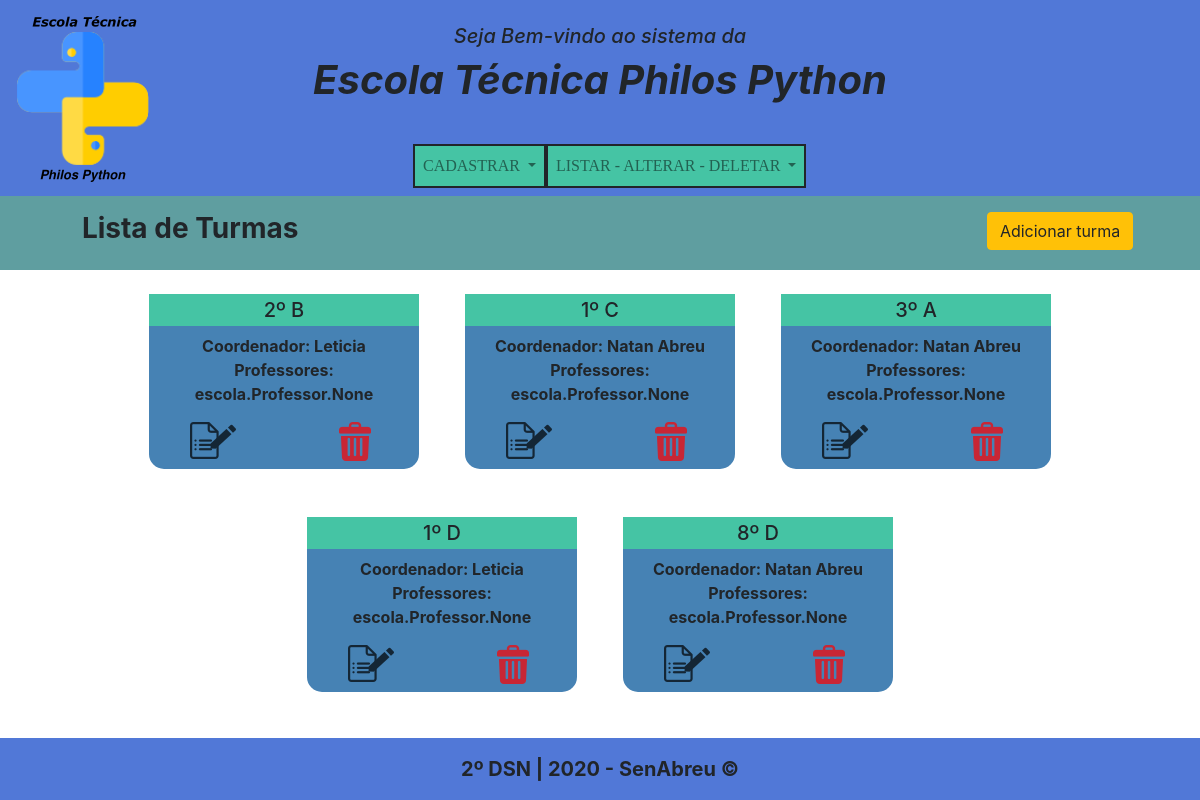
The page /listaTurma/ on the database its author committed.
### escola/models.py (models this page shows, shortened)
class Turma(models.Model):
    ID_Turma = models.AutoField(primary_key=True)
    letra_da_turma = models.CharField(max_length=45)
    Coordenador = models.ForeignKey(Coordenador, on_delete=models.CASCADE)
    Professores = models.ManyToManyField(Professor)
    class Meta:
        db_table = 'turma'

class Coordenador(models.Model):
    ID_Coordenador = models.AutoField(primary_key=True)
    Funcionario = models.ForeignKey(Funcionario, on_delete=models.CASCADE)
    class Meta:
        db_table = 'coordenador'
    def __str__(self):
        return self.Funcionario.nome_do_funcionario

class Funcionario(models.Model):
    ID_Funcionario = models.AutoField(primary_key=True)
    nome_do_funcionario = models.CharField(max_length=45)
    data_de_nascimento = models.DateField()
    cpf = models.CharField(max_length=45)
    rg = models.CharField(max_length=45)
    telefone = models.CharField(max_length=45)
    salario = models.DecimalField(max_digits=7, decimal_places=2)
    class Meta:
        db_table = 'funcionario'

### escola/views.py (the view)
# urls.py: path('listaTurma/', listaturma, name="url_listagemTurma"),
def listaturma(request):
    data = {}
    data["Turma"] = Turma.objects.all()
    return render(request, "Turma/listaTurma.html", data)

### escola/templates/Turma/listaTurma.html (shortened to what this page needs)
<!DOCTYPE html>
<html lang="pt-br">
    <head>
        <link rel="stylesheet" href="https://stackpath.bootstrapcdn.com/bootstrap/4.1.3/css/bootstrap.min.css"
>
        {% load static %}
        <link rel="stylesheet" href="{% static '../static/estilo/style.css' %}">
    </head>
    <body>
        <header class="clearfix">
            <figure class="figure pt-3 pl-3 logo">
                <a href="/"><img src="{% static '../static/img/pythonlogo.png' %}" class="figure-img img-fluid rounded float-left" alt="Logo Philos Python"></a>
            </figure>
            <div class="">
                <h5 class="text-center title-1 pt-4">Seja Bem-vindo ao sistema da</h5>
                <h1 class="text-center title-2 pb-4">Escola Técnica Philos Python</h1>
            </div>
            <div>
                <nav class="navbar navbar-expand-lg navbar-light teste">
                    <div class="collapse navbar-collapse teste" id="conteudoNavbarSuportado">
                        <ul class="navbar-nav mr-auto">
                            <li class="nav-item dropdown">
                                <a class="nav-link dropdown-toggle" href="#" id="navbarDropdown" role="button" data-toggle="dropdown" aria-haspopup="true" aria-expanded="false">
                                    CADASTRAR
                                </a>
                            </li>
                            <li class="nav-item dropdown">
                                <a class="nav-link dropdown-toggle" href="#" id="navbarDropdown" role="button" data-toggle="dropdown" aria-haspopup="true" aria-expanded="false">
                                    LISTAR - ALTERAR - DELETAR
                                </a>
                            </li>
                        </ul>
                    </div>
                </nav>
            </div>
        </header>
        <main class="mb-5">
            <div class="container-fluid ">
                <div class="row barra-t px-5 py-3 justify-content-center">
                    <h3 class="col-md-6 col-sm-5 col-12 nome-t">Lista de Turmas</h3>
                    <div class="col-md-3 col-lg-4 col-sm-2"></div>
                    <a href="{% url 'url_cadastroTurma' %}" class="">
                        <button type="submit" class="btn btn-warning ">
                            Adicionar turma
                        </button>
                    </a>
                </div>
            </div>
            <div class="container-fluid">
                <div class="row justify-content-center">
                    {% for Turma in Turma %}
                    <div class="col-md-3 text-center mt-4 mb-2 m-2">
                        <div class="items-l mb-3">
                            <h5 class="nome-l p-1">{{ Turma.letra_da_turma }}</h5>
                            <b>Coordenador: {{ Turma.Coordenador }}</b><br>
                            <b>Professores: {{ Turma.Professores }}</b>
                            <div class="row justify-content-center pt-3 p-2">
                                <div class="col-md-6 col-6">
                                    <a href="{% url 'url_atualizarTurma' Turma.ID_Turma %}">
                                        <img type="submit" src="{% static '../static/img/edit.png' %}" class="btn-img">
                                    </a>
                                </div>
                                <div class="col-md-6 col-6">
                                    <a href="{% url 'url_deletaTurma' Turma.ID_Turma %}">
                                        <img type="submit" src="{% static '../static/img/delete.png' %}" class="btn-img">
                                    </a>
                                </div>
                            </div>
                        </div>
                    </div>
                {% endfor %}
                </div>
            </div>
        </main>
        <footer class="container-fluid fixed-bottom">
            <div class="row justify-content-center">
                <p class="footer-p mt-3">2º DSN | 2020 - SenAbreu ©</p>
            </div>
        </footer>
    </body>
</html>

### escola/static/estilo/style.css (style rules this page uses)
body { background-color: white; }
header { background-color: #5178D7; }
.logo { position: absolute; }
.title-1 { font-style: italic; }
.title-2 { font-style: italic; font-weight: bolder; }
nav { max-width: 100%; position: relative; font-size: 16px; font-family: Verdana; }
nav ul { width: 100%; margin-left: 0.3%; justify-content: center; }
nav li { list-style-type: none; text-align: center; float: left; text-decoration: none; border: solid 2px; }
nav li a { color: black; background-color: #45C4A4; }
.nome-t { font-weight: bold; }
.barra-t { background-color: #5F9EA0; }
.nome-l { background-color: #45C4A4; }
.items-l { background-color: #4682B4; border-radius: 15px; }
.btn-img { opacity: 0.7; }
.teste { background: none; }
footer { background-color: #5178D7; }
.footer-p { font-size: 20px; font-weight: bold; }

### rows shown on the page
Turma: letra_da_turma "2º B", Coordenador "Leticia", Professores "escola.Professor.None"
Turma: letra_da_turma "1º C", Coordenador "Natan Abreu", Professores "escola.Professor.None"
Turma: letra_da_turma "3º A", Coordenador "Natan Abreu", Professores "escola.Professor.None"
Turma: letra_da_turma "1º D", Coordenador "Leticia", Professores "escola.Professor.None"
Turma: letra_da_turma "8º D", Coordenador "Natan Abreu", Professores "escola.Professor.None"
